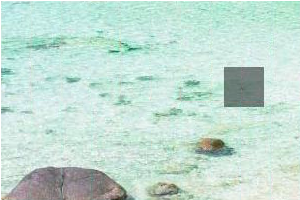
#> input picture error/error_sc1.png, 300 x 200 px
$ python image_process.py
#> lines starting #> are read from the running program, lines starting #| are printed output that depends on the picture; after the words box and inside, x2 and y2 are one past the last pixel; in counts of white or black regions, pixels touching at a corner belong together
import cv2 as cv
import numpy as np


class image_process( ):

    def show(self, name):
        cv.imshow('Show', name)
        cv.waitKey(0)
        cv.destroyAllWindows( )

    def process(self):
        bg = cv.imread('./error/error_sc1.png', 1)
#> bg is the input picture: shape (200, 300, 3); mean B, G, R 211.6, 221.6, 195
        front = cv.imread('./error/error_nc1.png', 1)
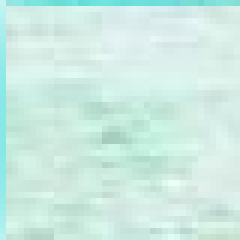
#> input picture error/error_nc1.png, 40 x 40 px (shown 6 times larger)
#> front is the input picture: shape (40, 40, 3); mean B, G, R 227.1, 235.7, 205.4
        print(bg.shape)
#| (200, 300, 3)
        print(front.shape)
#| (40, 40, 3)
        for i in range(bg.shape[0]):
            for j in range(bg.shape[1]):
                if bg[i][j][0] >= 157 and bg[i][j][1] >= 157 and bg[i][j][2] >= 157:
                    bg[i][j] = (0, 0, 0)
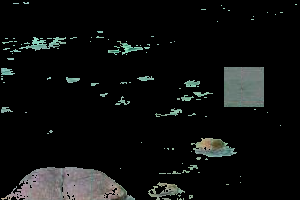
#> bg: shape (200, 300, 3); mean B, G, R 15.2, 16, 14.6
        bg = cv.GaussianBlur(bg, (1, 1), -10)
        front = cv.cvtColor(front, cv.COLOR_BGR2GRAY)
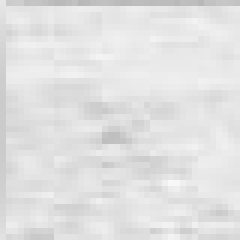
#> front: shape (40, 40) (shown 6 times larger); min 184, max 248, mean 225.7
        bg = cv.cvtColor(bg, cv.COLOR_BGR2GRAY)
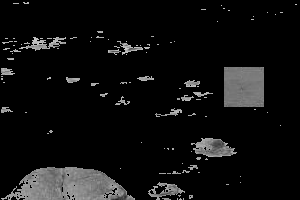
#> bg: shape (200, 300); min 0, max 207, mean 15.5
        # ret, bg = cv.threshold(bg, 127, 255, cv.THRESH_TOZERO)
        # ret, front = cv.threshold(front, 127, 255, cv.THRESH_TOZERO)


        result = cv.matchTemplate(bg, front, cv.TM_CCOEFF_NORMED)
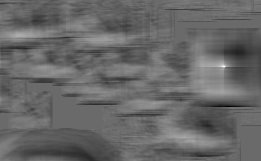
#> result: shape (161, 261) float32; min -0.487, max 0.675, mean -0.0139; drawn with min black and max white
        x, y = np.unravel_index(np.argmax(result), result.shape)
#> x = 66; y = 223
        print(x, y)
#| 66 223

        w, h = front.shape
#> w = 40; h = 40
        cv.rectangle(bg, (y, x), (y + w, x + h), (7, 249, 151), 2)
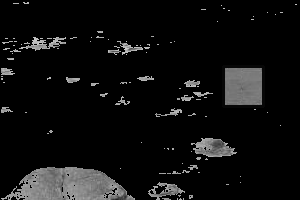
#> bg: shape (200, 300); 0.79% of pixels changed, all inside (x1, y1, x2, y2) = (222, 65, 265, 108)
        cv.imwrite("gray.jpg", bg)
        self.show(bg)

        return x, y


ip = image_process( )
ip.process( )
